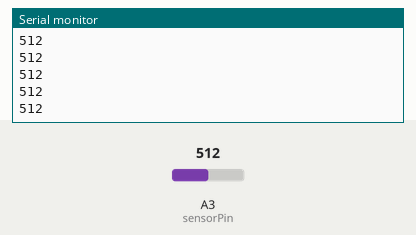
A sketch run on a simulated Arduino Uno, built with avr-gcc and run on an emulated ATmega328P. Parts: the last lines printed to the serial monitor. The inputs (shaded band) are chosen by the test bench; at power-on: A3 (sensorPin) = 512.

Above: at 1.2 s.
1.3 s: A3 (sensorPin) set to 716
At 2.3 s:
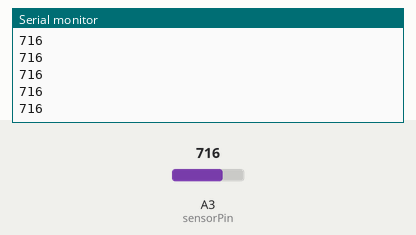
2.8 s: A3 (sensorPin) set to 900
At 3.5 s:
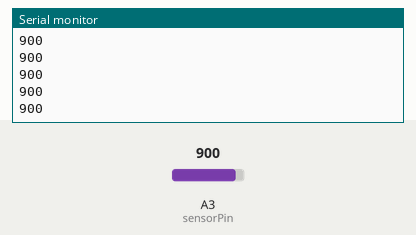
Timing chart, 0 to 5.8 s (numbered marks = the images above; inputs shaded):
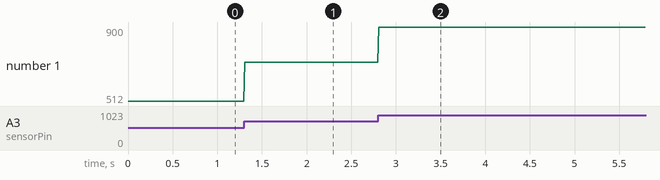

The sketch:

AnalogInput.ino
```cpp
int sensorPin = A3;   // select the input pin for the potentiometer
//int ledPin = 13;      // select the pin for the LED
int sensorValue = 0;  // variable to store the value coming from the sensor

void setup() {
  Serial.begin(115200);
  // declare the ledPin as an OUTPUT:
  //pinMode(ledPin, OUTPUT);
}

void loop() {
  // read the value from the sensor:
  sensorValue = analogRead(sensorPin);
  Serial.println(sensorValue);
  delay(10);
}
```

Measured:
- after the input at 1.3 s, the serial monitor: prints a new line at once (image 1)
- after the input at 2.8 s, the serial monitor: prints a new line at once (image 2)
- plotted number 1: 512 → 716 after the input at 1.3 s, 716 → 900 after the input at 2.8 s
